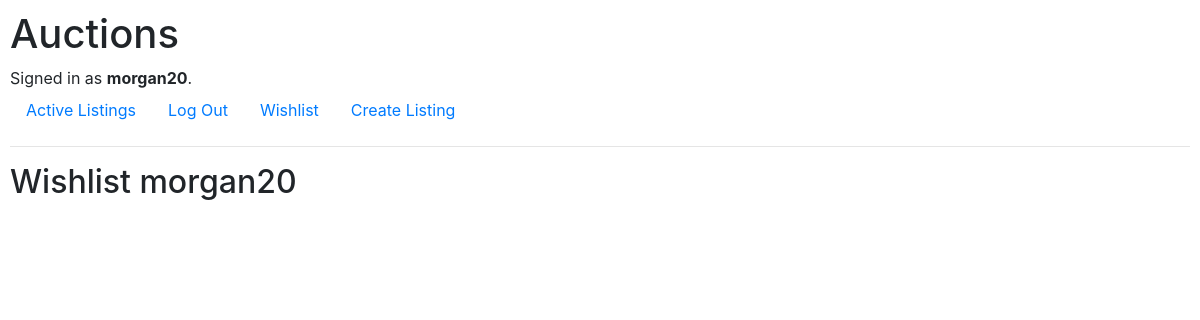
/auctions/morgan20/wishlist (signed in), run on an earlier commit of the app's database.
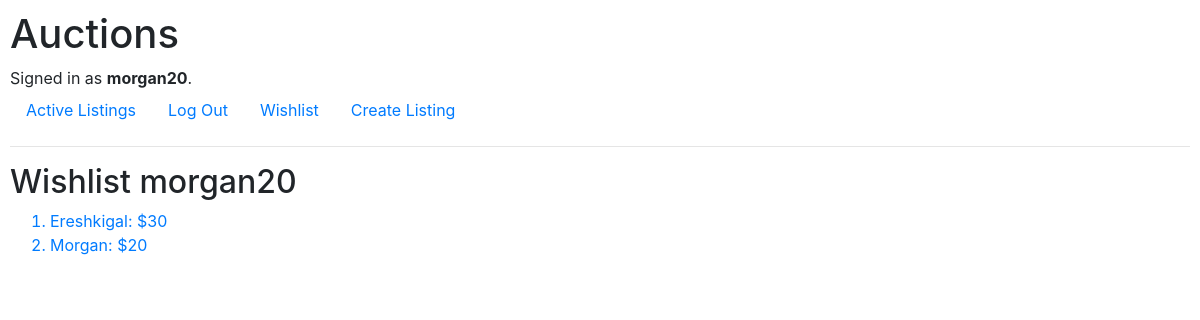
And on a later commit of the database.
### auctions/models.py (models this page shows, shortened)
class Listing(models.Model):
    creator = models.CharField(max_length=64)
    title = models.CharField(max_length=64)
    description = models.CharField(max_length=64)
    price = models.IntegerField()
    users = models.ManyToManyField(User, blank=True, related_name= "wishlist")

### auctions/views.py (the view)
# urls.py: path("<str:user>/wishlist", views.wishlist, name="wishlist")
def wishlist(request, user):
    wisher = User.objects.get(username = user)
    if request.method == "POST":
        listing_title = request.POST["listing_title"]
        wish = Listing.objects.get(title = listing_title)
        wish.users.add(wisher)
    return render(request, "auctions/wishlist.html", {
        "wishlist": wisher.wishlist.all()
    })

### auctions/templates/auctions/wishlist.html
{% extends 'auctions/layout.html' %}
{% block body %}
    <h2>Wishlist {{ user.username }}</h2>
    <ol>
    {% for wish in wishlist %}
        <a href="{% url 'listing' wish.title %}"><li>{{ wish.title }}: ${{ wish.price }}</li></a>
    {% endfor %}
    </ol>
{% endblock %}

What changed in the data, as far as the page shows it:
added Listing: title "Ereshkigal", price "30"
now on this page (row unchanged): Listing: title "Morgan", price "20"
